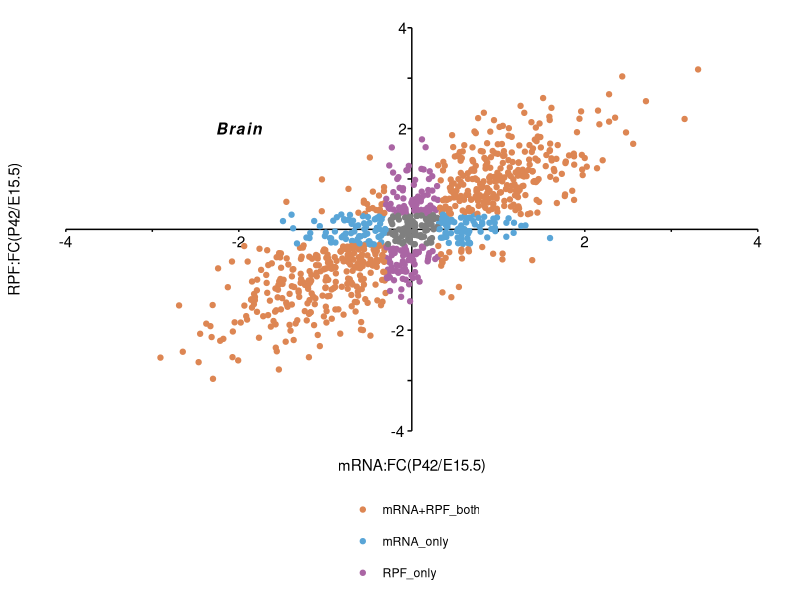
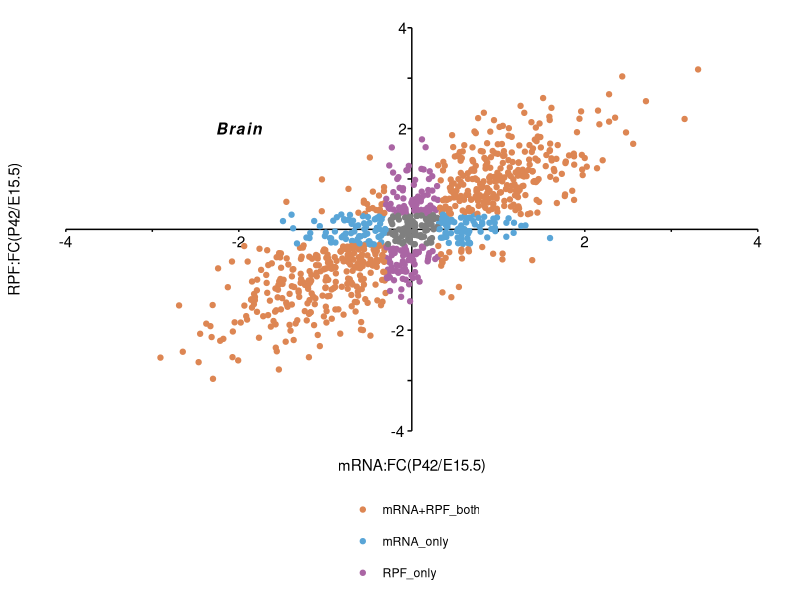
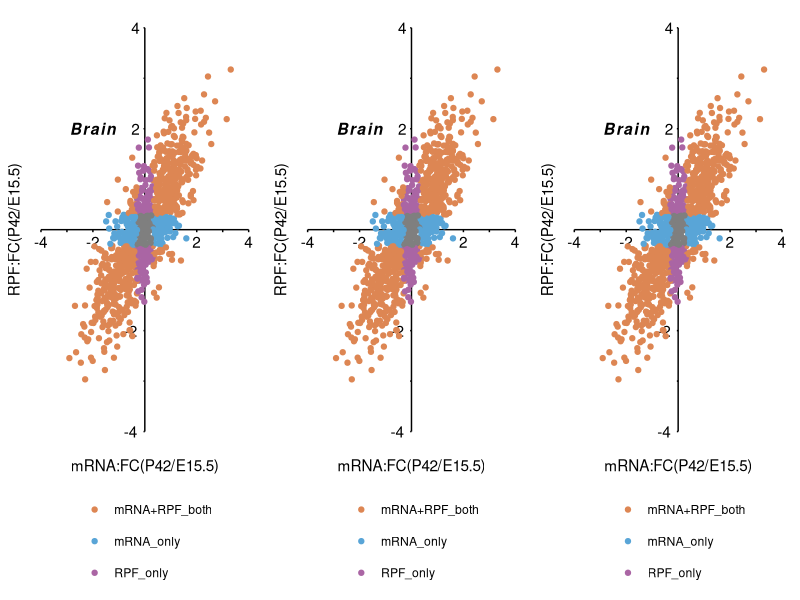

Source code (R) for these figures, in order:
# =============================================================================
# 多组学九象限散点图
# organized：线性脚本 + 中文分节；路径相对本条目目录
# =============================================================================
# 来源：KS科研分享「生信绘图」020多组学九象限散点图
# 本地复现：drafts/ks-shengxin-huitu-repro/020-nine-quadrant-scatter
# Pixi：项目根 default 环境；library(tidyverse) 已拆成 ggplot2/dplyr/tidyr 等。
# =============================================================================

script_dir <- tryCatch(
  dirname(normalizePath(sys.frame(1)$ofile)),
  error = function(e) {
    args <- commandArgs(trailingOnly = FALSE)
    file_arg <- grep("^--file=", args, value = TRUE)
    if (length(file_arg)) dirname(normalizePath(sub("^--file=", "", file_arg))) else normalizePath(getwd())
  }
)
root <- if (basename(script_dir) == "code") dirname(script_dir) else script_dir
out_dir <- file.path(root, "output", "figures")
dir.create(out_dir, recursive = TRUE, showWarnings = FALSE)

suppressPackageStartupMessages({
  library(ggplot2)
  library(dplyr)
  library(tidyr)
  library(readr)
  library(tibble)
  library(stringr)
  library(forcats)
})

######### 多组学散点图（九象限散点图） #############
# 创建示例数据(具体到你们自己的数据就是两种组学差异分析的FC值)
library(MASS)

covariance <- matrix(c(1,0.8,0.8,1),nrow=2,byrow=TRUE)
data <- mvrnorm(n=1000, mu=c(0,0), covariance)
data <- as.data.frame(data)
colnames(data) <- c("mRNA_FC", "RPF_FC")

head(data)
# mRNA_FC     RPF_FC
# [1,] -1.0069132 -1.1906012
# [2,]  1.5264603  0.6807646
# [3,] -0.7447173 -0.6654957
# [4,]  0.9627548  1.2683072
# [5,]  0.8246237  0.6616568
# [6,]  0.9687847  1.2512485

# 分组处理：设置阈值，以正负log10(2)为阈值：
group <- ifelse((abs(data[,1]) > log10(2) & abs(data[,2]) > log10(2))|(abs(data[,1]) < -log10(2) & abs(data[,2]) < -log10(2)),
                "mRNA+RPF_both", ifelse(
                  (data[,1] > log10(2) & data[,2] < log10(2) & data[,2] > -log10(2))|(data[,1] < -log10(2) & data[,2] < log10(2) & data[,2] > -log10(2)),
                "mRNA_only", ifelse(
                  (data[,2] > log10(2) & data[,1] < log10(2) & data[,1] > -log10(2))|(data[,2] < -log10(2) & data[,1] < log10(2) & data[,1] > -log10(2)),
                "RPF_only", NA)))

data$group <- group

# 绘图：
library(ggplot2)

# [local-repro skipped dangling ggplot+] ggplot(data)+

  


draw_axis_line <- function(length_x, length_y, 
                           tick_step = NULL, lab_step = NULL){
  axis_x_begin <- -1*length_x
  axis_x_end <- length_x
  
  axis_y_begin  <- -1*length_y
  axis_y_end    <- length_y
  
  if (missing(tick_step))
    tick_step <- 1
  
  if (is.null(lab_step))
    lab_step <- 2
  
  # axis ticks data
  tick_x_frame <- data.frame(ticks = seq(axis_x_begin, axis_x_end, 
                                         by = tick_step))
  
  tick_y_frame <-  data.frame(ticks = seq(axis_y_begin, axis_y_end, 
                                          by = tick_step))
  
  # axis labels data
  lab_x_frame <- subset(data.frame(lab = seq(axis_x_begin, axis_x_end, 
                                             by = lab_step), zero = 0), 
                        lab != 0)
  
  lab_y_frame <- subset(data.frame(lab = seq(axis_y_begin, axis_y_end,
                                             by = lab_step),zero = 0), 
                        lab != 0)
  
  # set tick length
  tick_x_length = 0.05
  tick_y_length = 0.05
  
  # set zero point
  
  data <- data.frame(x = 0, y = 0)
  p <- ggplot(data = data) +
    
    # draw axis line
    geom_segment(y = 0, yend = 0, 
                 x = axis_x_begin, 
                 xend = axis_x_end,
                 size = 0.5) + 
    geom_segment(x = 0, xend = 0, 
                 y = axis_y_begin, 
                 yend = axis_y_end,
                 size = 0.5) +
    # x ticks
    geom_segment(data = tick_x_frame, 
                 aes(x = ticks, xend = ticks, 
                     y = 0, yend = 0 - tick_x_length)) +
    # y ticks
    geom_segment(data = tick_y_frame, 
                 aes(x = 0, xend = 0 - tick_y_length, 
                     y = ticks, yend = ticks)) + 
    
    # labels
    geom_text(data=lab_x_frame, aes(x=lab, y=zero, label=lab), vjust = 1.5) +
    geom_text(data=lab_y_frame, aes(x=zero, y=lab, label=lab), hjust= 1.5) +
    theme_minimal()+
    theme(panel.grid = element_blank(),axis.text = element_blank())
  return(p)
}

p <- draw_axis_line(4, 4)

p1 <- p + geom_point(data=data, aes(mRNA_FC, RPF_FC, color = group))+
  scale_color_manual(values = c("mRNA+RPF_both" = "#dd8653", 
                                "mRNA_only" = "#59a5d7", 
                                "RPF_only" = "#aa65a4", 
                                "#878787"),
                     breaks = c("mRNA+RPF_both","mRNA_only","RPF_only"))+
  xlab("mRNA:FC(P42/E15.5)")+
  ylab("RPF:FC(P42/E15.5)")+
  theme(legend.position = "bottom")+
  annotate("text", label = "bolditalic(Brain)", parse = TRUE, 
           x = -2, y = 2, size = 4, colour = "black")+
  guides(color = guide_legend(title = "", ncol = 1, byrow = TRUE))

p1

ggsave(file.path(out_dir, "plot.pdf"), plot = p1, height = 6, width = 5)


# 多图拼接：这里不再多画了，直接都用p1
p_list <- list(p1=p1, p2=p1, p3=p1)

library(cowplot)

p_all <- plot_grid(plotlist = p_list, ncol = 3)

ggsave(file.path(out_dir, "plot2.pdf"), plot = p_all, height = 4, width = 9)
